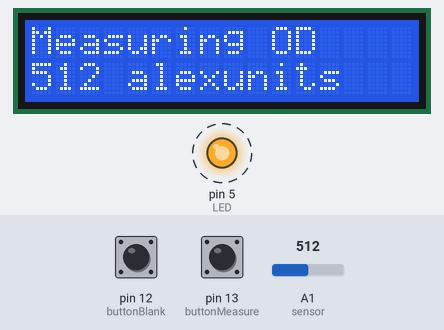
Simulated run of this sketch. Board: Arduino Uno, built with avr-gcc and run on an emulated ATmega328P. On the bench: 16×2 character LCD, output pins drawn as LEDs (lit = HIGH). Dashed ring = blinking. The test bench sets the inputs (shaded band); at power-on: A1 (sensor) = 512, pin 12 (buttonBlank) LOW, pin 13 (buttonMeasure) LOW. What the sketch prints to the serial monitor is not drawn.

Above: at 1.7 s.
1.8 s: A1 (sensor) set to 105
At 4.9 s:
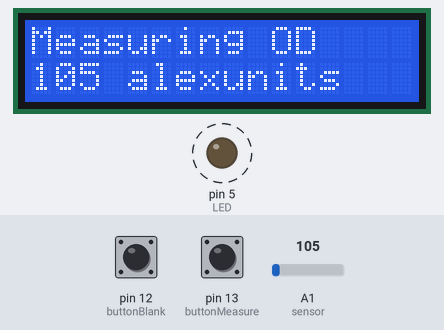
5.9 s: A1 (sensor) set to 88
At 8.0 s:
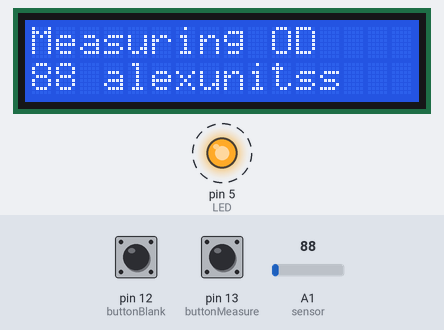
10.0 s: A1 (sensor) set to 11
At 13.1 s:
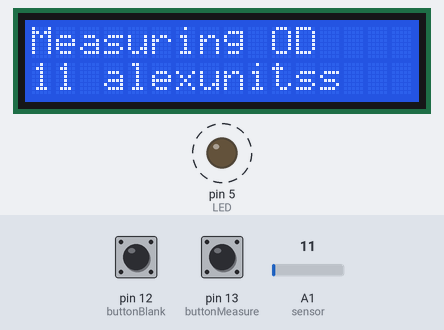
13.8 s: A1 (sensor) set to 8
At 15.9 s:
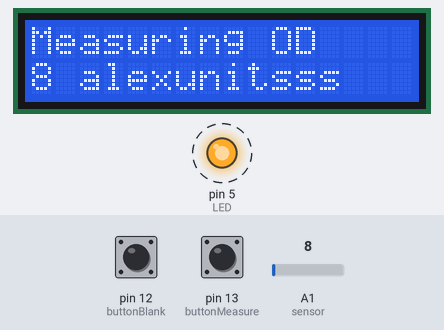
Timing chart, 0 to 24.9 s (numbered marks = the images above; inputs shaded):
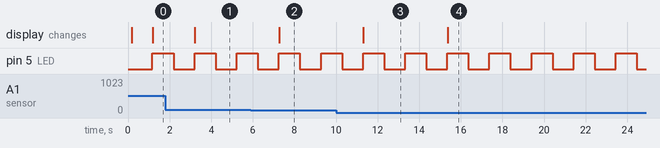

The sketch:

test_everything.ino
```cpp
#include <LiquidCrystal_I2C.h>

// Set the LCD address to 0x27 for a 16 chars and 2 line display
LiquidCrystal_I2C lcd(0x27, 16, 2); // adjust first parameter to the I2C address of your LCD. Check it via the I2C scanner


int sensor = A1;  // output pin of OPT101 attached to Analog 5
int opt_signal;
int LED = 5;
int buttonBlank = 12;
int buttonMeasure = 13;

int blank = 0;
int blanked = 0;
int measure = 0;

void setup() {
  Serial.begin(9600);
  delay(100);
  lcd.begin();

  // Turn on the blacklight and print a message.
  lcd.backlight();
  lcd.print("Measuring OD");

  pinMode (LED, OUTPUT); //for LED
  pinMode(buttonBlank, INPUT);
  pinMode(buttonMeasure, INPUT);
}

void loop() {
  opt_signal = analogRead(sensor);
  measure = digitalRead(buttonMeasure);
  blank = digitalRead(buttonBlank);
  delay(1000);

  if (measure == HIGH){
    Serial.print("Measure was pressed");
    Serial.print("\n");
  }

    if (blank == HIGH){
    Serial.print("Blank was pressed");
    Serial.print("\n");
  }

  Serial.print(opt_signal);
  Serial.print("\n");
  digitalWrite(LED, !digitalRead(LED)); // alternating LED on and off

  lcd.setCursor(0, 1);
  lcd.print(opt_signal);
  lcd.print(" alexunits");

}
```

Measured:
- the behaviour switches between 100 and 99 on A1 (sensor) (found by bisection; images 1 and 2)
- the behaviour switches between 10 and 9 on A1 (sensor) (found by bisection; images 3 and 4)
- after the input at 1.8 s, the display: changes after 1.4 s (image 1)
- after the input at 5.9 s, the display: changes after 1.4 s (image 2)
- after the input at 10.0 s, the display: changes after 1.3 s (image 3)
- after the input at 13.8 s, the display: changes after 1.6 s (image 4)
- by itself, pin 5 (LED): alternates HIGH for 1.0 s and LOW for 1.0 s
